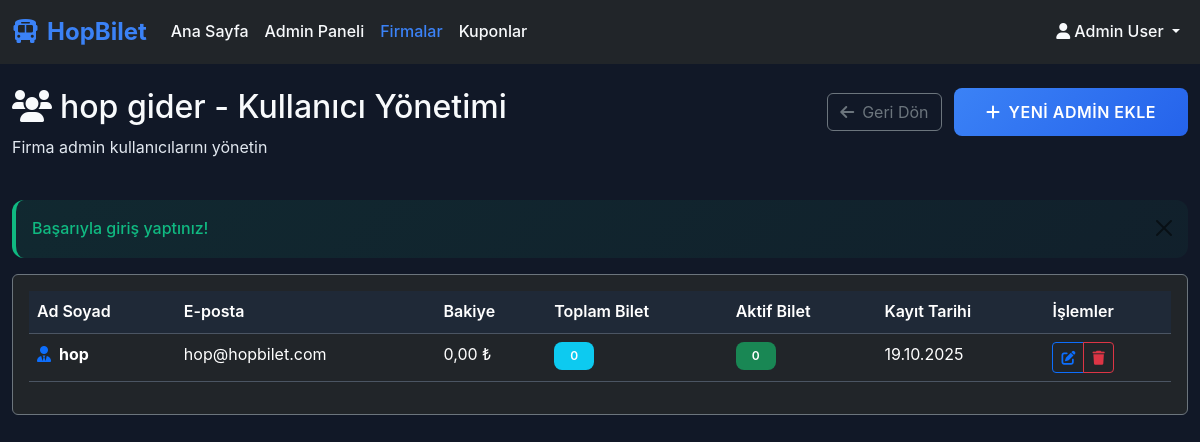
/admin/company_users.php?id=9 (signed in), run on the app's committed database.
### tables this page shows
CREATE TABLE bus_companies (
            id INTEGER PRIMARY KEY AUTOINCREMENT,
            name VARCHAR(100) NOT NULL,
            logo_path VARCHAR(255),
            created_at DATETIME DEFAULT CURRENT_TIMESTAMP
        );

CREATE TABLE users (
            id INTEGER PRIMARY KEY AUTOINCREMENT,
            full_name VARCHAR(100) NOT NULL,
            email VARCHAR(100) UNIQUE NOT NULL,
            role TEXT DEFAULT 'user' CHECK(role IN ('user', 'company', 'admin')),
            password VARCHAR(255) NOT NULL,
            company_id INTEGER,
            balance DECIMAL(10,2) DEFAULT 0.00,
            created_at DATETIME DEFAULT CURRENT_TIMESTAMP,
            FOREIGN KEY (company_id) REFERENCES bus_companies(id)
        );

### admin/company_users.php (the view, shortened to what this page needs)
<?php
require_once '../config/database.php';
require_once '../includes/functions.php';
$company_id = (int)$_GET['id'];
$stmt = $pdo->prepare("SELECT * FROM bus_companies WHERE id = ?");
$stmt->execute([$company_id]);
$company = $stmt->fetch();
$stmt = $pdo->prepare("
    SELECT u.*,
           COUNT(DISTINCT t.id) as ticket_count,
           SUM(CASE WHEN t.status = 'active' THEN 1 ELSE 0 END) as active_tickets
    FROM users u
    LEFT JOIN tickets t ON u.id = t.user_id
    WHERE u.company_id = ? AND u.role = 'company'
    GROUP BY u.id
    ORDER BY u.created_at DESC
");
$stmt->execute([$company_id]);
$users = $stmt->fetchAll();
?>
<!DOCTYPE html>
<html lang="tr">
<head>
    <link href="https://cdn.jsdelivr.net/npm/bootstrap@5.3.0/dist/css/bootstrap.min.css" rel="stylesheet">
    <link href="https://cdnjs.cloudflare.com/ajax/libs/font-awesome/6.0.0/css/all.min.css" rel="stylesheet">
    <link href="../assets/css/style.css" rel="stylesheet">
</head>
<body class="dark-theme">
    <nav class="navbar navbar-expand-lg navbar-dark bg-dark">
        <div class="container-fluid">
            <a class="navbar-brand fw-bold" href="../index.php">
                <i class="fas fa-bus me-2"></i>HopBilet
            </a>
            <div class="collapse navbar-collapse" id="navbarNav">
                <ul class="navbar-nav me-auto">
                    <li class="nav-item">
                        <a class="nav-link" href="../index.php">Ana Sayfa</a>
                    </li>
                    <li class="nav-item">
                        <a class="nav-link" href="dashboard.php">Admin Paneli</a>
                    </li>
                    <li class="nav-item">
                        <a class="nav-link active" href="companies.php">Firmalar</a>
                    </li>
                    <li class="nav-item">
                        <a class="nav-link" href="coupons.php">Kuponlar</a>
                    </li>
                </ul>
                <ul class="navbar-nav">
                    <li class="nav-item dropdown">
                        <a class="nav-link dropdown-toggle" href="#" role="button" data-bs-toggle="dropdown">
                            <i class="fas fa-user me-1"></i><?php echo htmlspecialchars($_SESSION['full_name']); ?>
                        </a>
                    </li>
                </ul>
            </div>
        </div>
    </nav>
    <div class="container-fluid mt-4">
        <div class="row mb-4">
            <div class="col-md-6">
                <h2 class="text-white">
                    <i class="fas fa-users me-2"></i><?php echo h($company['name']); ?> - Kullanıcı Yönetimi
                </h2>
                <p class="text-muted">Firma admin kullanıcılarını yönetin</p>
            </div>
            <div class="col-md-6 text-md-end">
                <a href="companies.php" class="btn btn-outline-secondary me-2">
                    <i class="fas fa-arrow-left me-2"></i>Geri Dön
                </a>
                <button type="button" class="btn btn-primary" data-bs-toggle="modal" data-bs-target="#addUserModal">
                    <i class="fas fa-plus me-2"></i>Yeni Admin Ekle
                </button>
            </div>
        </div>
        <div class="card bg-dark border-secondary">
            <div class="card-body">
                <?php if (empty($users)): ?>
                    <div class="text-center py-5">
                        <i class="fas fa-users fa-3x text-muted mb-3"></i>
                        <h5 class="text-white">Henüz Admin Kullanıcı Yok</h5>
                        <p class="text-muted">Bu firma için ilk admin kullanıcısını oluşturmak için yukarıdaki butona tıklayın.</p>
                        <button type="button" class="btn btn-primary" data-bs-toggle="modal" data-bs-target="#addUserModal">
                            <i class="fas fa-plus me-2"></i>İlk Admin'i Oluşturun
                        </button>
                    </div>
                <?php else: ?>
                    <div class="table-responsive">
                        <table class="table table-dark table-hover">
                            <thead>
                                <tr>
                                    <th>Ad Soyad</th>
                                    <th>E-posta</th>
                                    <th>Bakiye</th>
                                    <th>Toplam Bilet</th>
                                    <th>Aktif Bilet</th>
                                    <th>Kayıt Tarihi</th>
                                    <th>İşlemler</th>
                                </tr>
                            </thead>
                            <tbody>
                                <?php foreach ($users as $user): ?>
                                    <tr>
                                        <td>
                                            <div class="d-flex align-items-center">
                                                <i class="fas fa-user-tie text-primary me-2"></i>
                                                <strong><?php echo h($user['full_name']); ?></strong>
                                            </div>
                                        </td>
                                        <td><?php echo h($user['email']); ?></td>
                                        <td><?php echo formatPrice($user['balance']); ?></td>
                                        <td>
                                            <span class="badge bg-info"><?php echo (int)$user['ticket_count']; ?></span>
                                        </td>
                                        <td>
                                            <span class="badge bg-success"><?php echo (int)$user['active_tickets']; ?></span>
                                        </td>
                                        <td><?php echo formatDate($user['created_at'], 'd.m.Y'); ?></td>
                                        <td>
                                            <div class="btn-group btn-group-sm">
                                                <a href="user_edit.php?id=<?php echo $user['id']; ?>"
                                                   class="btn btn-outline-primary" title="Düzenle">
                                                    <i class="fas fa-edit"></i>
                                                </a>
                                                <button class="btn btn-outline-danger"
                                                        onclick="confirmDelete(<?php echo $user['id']; ?>, '<?php echo h($user['full_name']); ?>')"
                                                        title="Sil">
                                                    <i class="fas fa-trash"></i>
                                                </button>
                                            </div>
                                        </td>
                                    </tr>
                                <?php endforeach; ?>
                            </tbody>
                        </table>
                    </div>
                <?php endif; ?>
            </div>
        </div>
    </div>
</body>
</html>

### assets/css/style.css (style rules this page uses)
:root { --primary-color: #3b82f6; --primary-dark: #2563eb; --secondary-color: #8b5cf6; --accent-color: #06b6d4; --success-color: #10b981; --warning-color: #f59e0b; --danger-color: #ef4444; --dark-bg: #111827; --dark-surface: #1f2937; --dark-card: #374151; --dark-text: #ffffff; --dark-muted: #cbd5e1; --border-color: #4b5563; --text-high-contrast: #f8fafc; --text-medium: #e2e8f0; }
* { margin: 0; padding: 0; box-sizing: border-box; }
body { font-family: 'Inter', -apple-system, BlinkMacSystemFont, 'Segoe UI', Roboto, sans-serif; background-color: var(--dark-bg); color: var(--dark-text); line-height: 1.6; }
.dark-theme { background-color: var(--dark-bg); color: var(--dark-text); }
.navbar-brand { font-size: 1.5rem; font-weight: 700; color: var(--primary-color) !important; }
.navbar-dark .navbar-nav .nav-link { color: var(--dark-text) !important; font-weight: 500; transition: color 0.3s ease; }
.navbar-dark .navbar-nav .nav-link.active { color: var(--primary-color) !important; }
.btn-primary { background: linear-gradient(135deg, var(--primary-color), var(--primary-dark)); border: none; font-weight: 600; padding: 0.75rem 2rem; border-radius: 0.5rem; transition: all 0.3s ease; text-transform: uppercase; letter-spacing: 0.5px; }
.text-white { color: var(--text-high-contrast) !important; }
.text-muted { color: var(--text-medium) !important; }
h1, h2, h3, h4, h5, h6 { color: var(--text-high-contrast) !important; }
.navbar-dark .navbar-nav .nav-link { color: var(--text-high-contrast) !important; font-weight: 500; transition: color 0.3s ease; }
.table-dark { background-color: var(--dark-card); border-color: var(--border-color); }
.table-dark th { background-color: var(--dark-surface); border-color: var(--border-color); color: var(--dark-text); font-weight: 600; }
.table-dark td { border-color: var(--border-color); color: var(--dark-text); }
.badge { font-weight: 600; padding: 0.5rem 1rem; border-radius: 0.5rem; }

### data on the page
bus_companies: name "hop gider"
users: full_name "hop", email "hop@hopbilet.com", balance "0,00 ₺", ticket_count "0", active_tickets "0", created_at "19.10.2025"

### other printed values
$_SESSION['full_name'] "Admin User"
$_SESSION['success_message'] "Başarıyla giriş yaptınız!"
